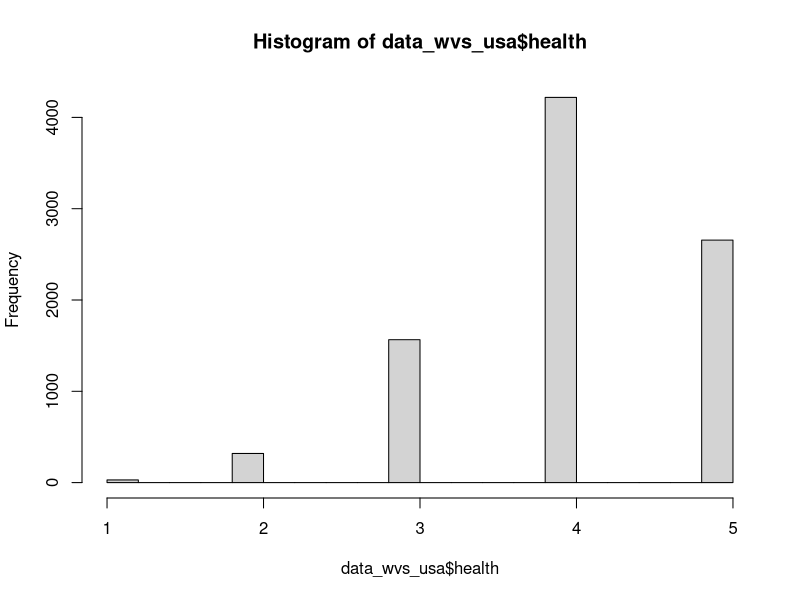
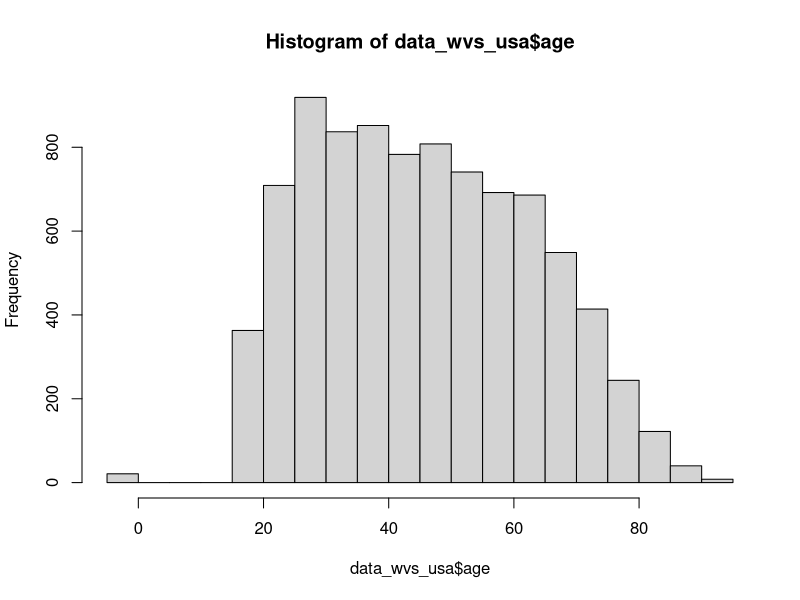
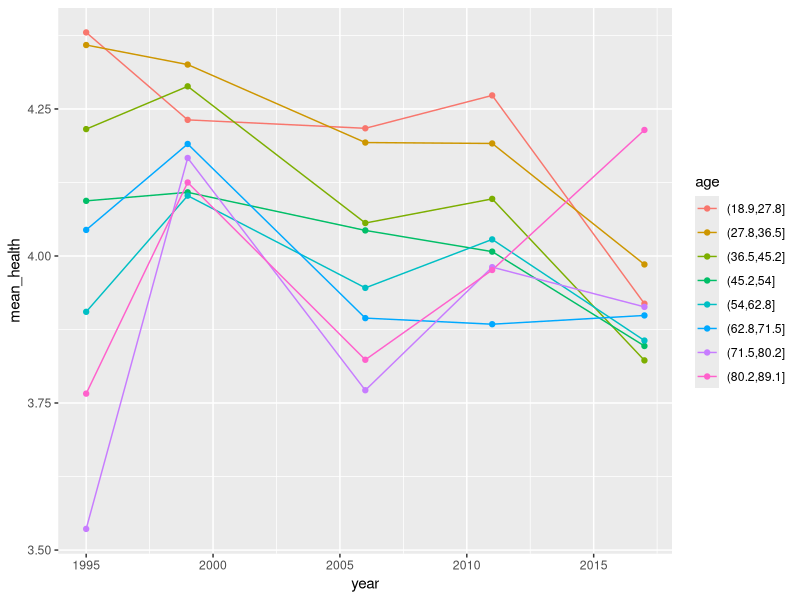
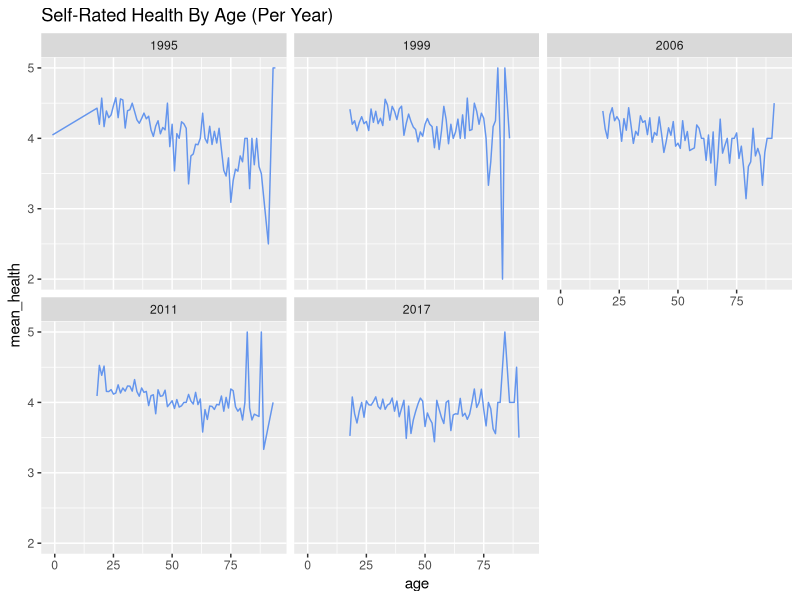
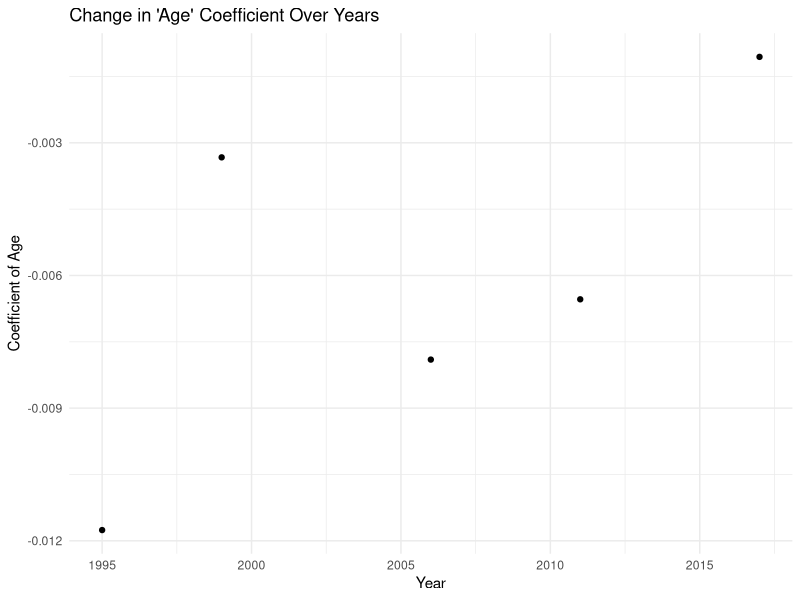
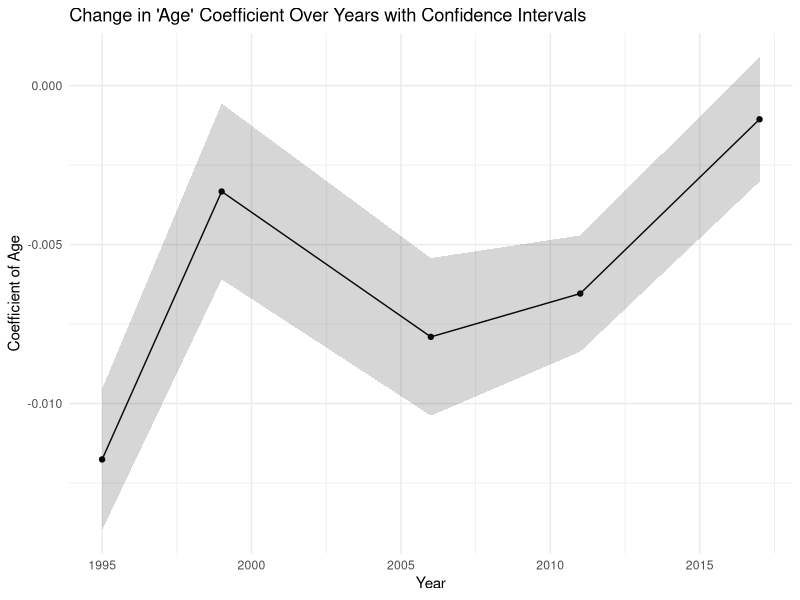
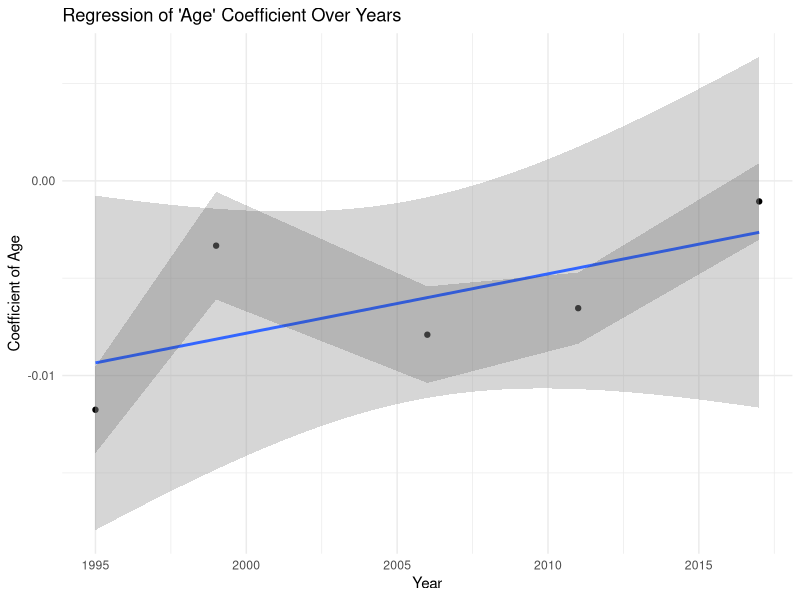
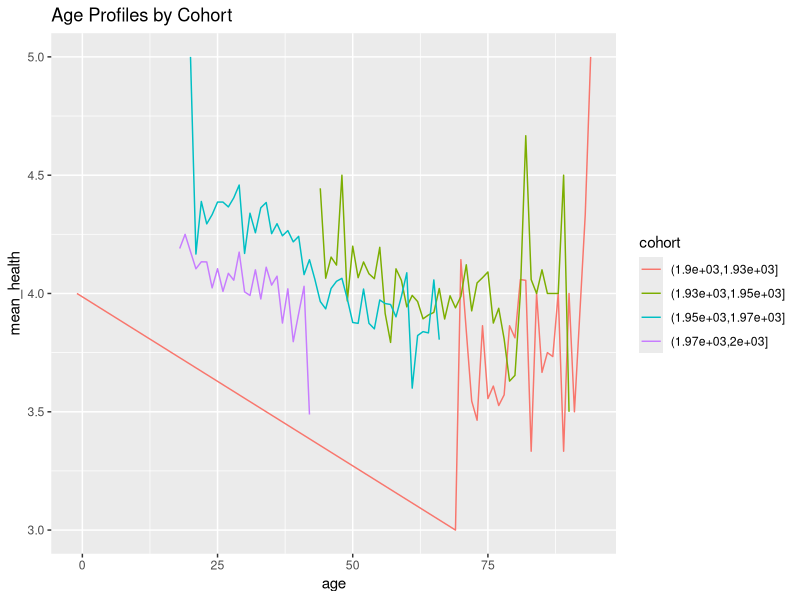

Source code (R) for these figures, in order:
## ---- chunk 1
knitr::opts_chunk$set(echo = TRUE)
library(tidyverse)

## ---- chunk 2

data_wvs_usa <- read_csv("data/wvs_usa.csv") %>% 
  filter(health %in% c(1, 2, 3, 4, 5))

hist(data_wvs_usa$health)
hist(data_wvs_usa$age)

data_wvs_usa %>% 
  filter(age > 18, age < 90) %>% 
  mutate(age = cut(age, breaks = 8)) %>% # Create cohorts with 6 breaks
  group_by(age, year) %>% 
  summarize(mean_health = mean(health)) %>% 
  ggplot(aes(x = year, y = mean_health, color = age)) +
  geom_line() +
  geom_point()


# health vs age per year
data_wvs_usa %>% 
  group_by(age, year) %>% 
  summarize(mean_health = mean(health)) %>% 
  ggplot(aes(x = age, y = mean_health)) +
  geom_line(color = "cornflowerblue") +
  facet_wrap(~ year) +
  labs(title = "Self-Rated Health By Age (Per Year)" )

library(broom)

# Aggregate slopes

# years_of_gss <- c(data_gss %>% select(year) %>% unique() )
# lm_health_v_age_0 <- data_gss %>%
#   group_by(year) %>%
#   summarize(coef = coef(lm(health ~ age, data = cur_data()))["age"])

# Perform linear regression for each year and extract the coefficient of 'age' with confidence intervals, se, t stat, p val
lm_health_v_age_0 <- data_wvs_usa %>%
  group_by(year) %>%
  do(tidy(lm(health ~ age, data = .), conf.int = TRUE)) %>%  # Add conf.int = TRUE for CIs
  filter(term == "age") %>%
  select(year, coef = estimate, conf.low, conf.high, se = std.error, t_statistic = statistic,  p_value = p.value)

# View the results with confidence intervals, se, t statistic, and p value
# print(lm_health_v_age_0)
knitr::kable(lm_health_v_age_0)

# Plot coefficients
ggplot(lm_health_v_age_0, aes(x = year, y = coef)) +
  geom_point() +
  labs(
    title = "Change in 'Age' Coefficient Over Years",
    x = "Year",
    y = "Coefficient of Age"
  ) +
  theme_minimal()

# Plot coefficients with CI
ggplot(lm_health_v_age_0, aes(x = year, y = coef)) +
  geom_line() +
  geom_point() +
  geom_ribbon(aes(ymin = conf.low, ymax = conf.high), alpha = 0.2) +  # Add shaded area for confidence intervals
  labs(
    title = "Change in 'Age' Coefficient Over Years with Confidence Intervals",
    x = "Year",
    y = "Coefficient of Age"
  ) +
  theme_minimal()

# Perform linear regression of 'coef' (age coefficient) vs 'year'
lm_coef_vs_year <- lm(coef ~ year, data = lm_health_v_age_0)

# View the summary of the regression
summary(lm_coef_vs_year)

ggplot(lm_health_v_age_0, aes(x = year, y = coef)) +
  geom_point() +
  geom_smooth(method = "lm", se = TRUE) +  # Adds the regression line with standard error shading
  geom_ribbon(aes(ymin = conf.low, ymax = conf.high), alpha = 0.2) +  # Confidence intervals for the coefficients
  labs(
    title = "Regression of 'Age' Coefficient Over Years",
    x = "Year",
    y = "Coefficient of Age"
  ) +
  theme_minimal()

data_wvs_usa %>% 
  filter(cohort > 1800, cohort < 2020) %>% 
  mutate(cohort = cut(cohort, breaks = 4)) %>% # Create cohorts with 6 breaks
  group_by(age, cohort) %>% 
  summarize(mean_health = mean(health)) %>% 
  ggplot(aes(x = age, y = mean_health, color = cohort)) +
  labs(title = "Age Profiles by Cohort") +
  geom_line()

